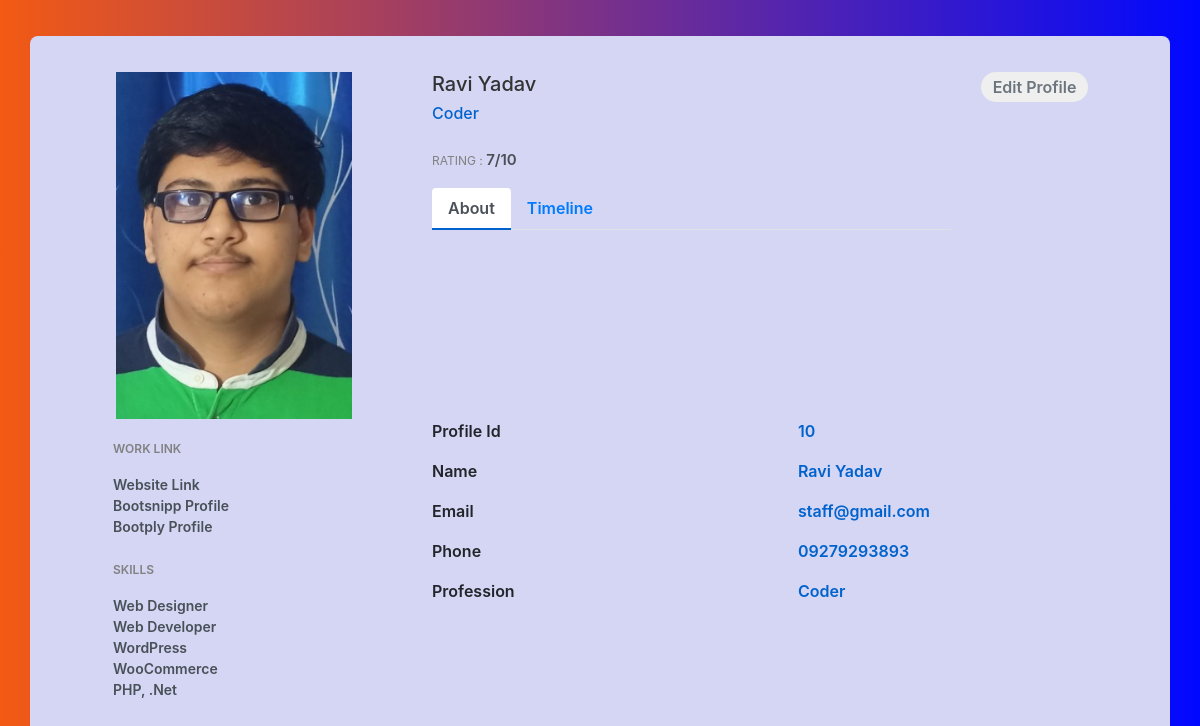
Screenshot of /details/ with the database file from the repository.
### core/models.py (models this page shows, shortened)
class Profile(models.Model):
    id = models.AutoField(primary_key=True)
    first_name = models.CharField(max_length=70)
    last_name = models.CharField(max_length=70)
    date = models.DateField()
    phone = models.BigIntegerField()
    email = models.EmailField()
    ranking = models.IntegerField()
    profession = models.CharField(max_length=200)
    status = models.CharField(choices=types,max_length=20,null=True,blank=False,default='Employee')
    present = models.BooleanField(default=False)
    image = models.ImageField()
    updated = models.DateTimeField(auto_now=True)
    shift = models.TimeField()

### core/views.py (the view)
# urls.py: path('details/', details, name= 'details'),
def details(request):
    try:
        last_face = LastFace.objects.last()
        profile = Profile.objects.get(Q(image__icontains=last_face))
    except:
        last_face = None
        profile = None
    context = {
        'profile': profile,
        'last_face': last_face
    }
    return render(request, 'core/details.html', context)

### core/models.py (called while the page is built)
    def __str__(self):
        return self.last_face

### core/templates/core/details.html (shortened to what this page needs)
{% extends "core/base.html" %}
{% load static %}
{% block content %}
{% if profile == None %}
<div class="container emp-profile">
    <div class="row">
        <div class="col-md-5">
            <div class="alert alert-warning">
                <svg width="1.0625em" height="1em" viewBox="0 0 17 16" class="bi bi-exclamation-triangle"
                    fill="currentColor" xmlns="http://www.w3.org/2000/svg">
                    <path fill-rule="evenodd"
                        d="M7.938 2.016a.146.146 0 0 0-.054.057L1.027 13.74a.176.176 0 0 0-.002.183c.016.03.037.05.054.06.015.01.034.017.066.017h13.713a.12.12 0 0 0 .066-.017.163.163 0 0 0 .055-.06.176.176 0 0 0-.003-.183L8.12 2.073a.146.146 0 0 0-.054-.057A.13.13 0 0 0 8.002 2a.13.13 0 0 0-.064.016zm1.044-.45a1.13 1.13 0 0 0-1.96 0L.165 13.233c-.457.778.091 1.767.98 1.767h13.713c.889 0 1.438-.99.98-1.767L8.982 1.566z" />
                    <path
                        d="M7.002 12a1 1 0 1 1 2 0 1 1 0 0 1-2 0zM7.1 5.995a.905.905 0 1 1 1.8 0l-.35 3.507a.552.552 0 0 1-1.1 0L7.1 5.995z" />
                </svg>
                <p><b>Note: </b>
                <ul>
                    <li>It takes some time to turn on the scanner if your computer hardware
                        does not meet the requirements of the face recognition software</li>
                    <li>consider providing good lighting and good resolution cameras
                        for the software to work properly</li>
                </ul>
                <small>(this window will disappear after running the first scan)</small>
                </p>
            </div>
        </div>
        <div class="col-md-1">
        </div>
        <div class="col-md-6">
            <div>
                <img src="{% static 'img/facedetail.jpg'%}" alt="" width="100%" height="90%">
            </div>
        </div>
    </div>
</div>
{% else %}
<div class="container emp-profile">
        <div class="row">
            <div class="col-md-4">
                <div class="profile-img">
                    <img src="{{ profile.image.url }}" alt="" />
                </div>
            </div>
            <div class="col-md-6">
                <div class="profile-head">
                    <h5>
                        {{profile.first_name}} {{profile.last_name}}
                    </h5>
                    <h6>
                        {{profile.profession }}
                    </h6>
                    <p class="proile-rating">RATING : <span>{{profile.ranking}}/10</span></p>
                    <ul class="nav nav-tabs" id="myTab" role="tablist">
                        <li class="nav-item">
                            <a class="nav-link active" id="home-tab" data-toggle="tab" href="#home" role="tab"
                                aria-controls="home" aria-selected="true">About</a>
                        </li>
                        <li class="nav-item">
                            <a class="nav-link" id="profile-tab" data-toggle="tab" href="#profile" role="tab"
                                aria-controls="profile" aria-selected="false">Timeline</a>
                        </li>
                    </ul>
                </div>
            </div>
            <div class="col-md-2">
                <a href="{% url 'edit_profile' profile.id %}"><input type="button" class="profile-edit-btn" name="btnAddMore" value="Edit Profile" /></a>
            </div>
        </div>
        <div class="row">
            <div class="col-md-4">
                <div class="profile-work">
                    <p>WORK LINK</p>
                    <a href="">Website Link</a><br />
                    <a href="">Bootsnipp Profile</a><br />
                    <a href="">Bootply Profile</a>
                    <p>SKILLS</p>
                    <a href="">Web Designer</a><br />
                    <a href="">Web Developer</a><br />
                    <a href="">WordPress</a><br />
                    <a href="">WooCommerce</a><br />
                    <a href="">PHP, .Net</a><br />
                </div>
            </div>
            <div class="col-md-8">
                <div class="tab-content profile-tab" id="myTabContent">
                    <div class="tab-pane fade show active" id="home" role="tabpanel" aria-labelledby="home-tab">
                        <div class="row">
                            <div class="col-md-6">
                                <label>Profile Id</label>
                            </div>
                            <div class="col-md-6">
                                <p>{{profile.id}}</p>
                            </div>
                        </div>
                        <div class="row">
                            <div class="col-md-6">
                                <label>Name</label>
                            </div>
                            <div class="col-md-6">
                                <p>{{profile.first_name}} {{profile.last_name}}</p>
                            </div>
                        </div>
                        <div class="row">
                            <div class="col-md-6">
                                <label>Email</label>
                            </div>
                            <div class="col-md-6">
                                <p>{{profile.email}}</p>
                            </div>
                        </div>
                        <div class="row">
                            <div class="col-md-6">
                                <label>Phone</label>
                            </div>
                            <div class="col-md-6">
                                <p>0{{profile.phone}}</p>
                            </div>
                        </div>
                        <div class="row">
                            <div class="col-md-6">
                                <label>Profession</label>
                            </div>
                            <div class="col-md-6">
                                <p>{{ profile.profession }}</p>
                            </div>
                        </div>
                    </div>
                </div>
            </div>
        </div>
</div>
{% endif %}
{% endblock content %}

### static/css/details.css (style rules this page uses)
.emp-profile { padding: 3%; margin-top: 3%; margin-bottom: 3%; border-radius: 0.5rem; background: #d4d6f4; }
.profile-img { text-align: center; }
.profile-img img { width: 70%; height: 100%; }
.profile-head h5 { color: #333; }
.profile-head h6 { color: #0062cc; }
.profile-edit-btn { border: none; border-radius: 1.5rem; margin-bottom: 10px; width: 70%; padding: 2%; font-weight: 600; color: #6c757d; cursor: pointer; }
.proile-rating { font-size: 12px; color: #818182; margin-top: 5%; }
.proile-rating span { color: #495057; font-size: 15px; font-weight: 600; }
.profile-head .nav-tabs { margin-bottom:5%; }
.profile-head .nav-tabs .nav-link { font-weight:600; border: none; }
.profile-head .nav-tabs .nav-link.active { border: none; border-bottom:2px solid #0062cc; }
.profile-work { padding: 14%; margin-top: -15%; }
.profile-work p { font-size: 12px; color: #818182; font-weight: 600; margin-top: 10%; }
.profile-work a { text-decoration: none; color: #495057; font-weight: 600; font-size: 14px; }
.profile-tab label { font-weight: 600; }
.profile-tab p { font-weight: 600; color: #0062cc; }

### static/css/body.css (style rules this page uses)
body { background: -webkit-linear-gradient(left, #f35a13, #0008ff); }

### rows the page displays
Profile: image (picture), first_name "Ravi", last_name "Yadav", profession "Coder", ranking "7", id "10", email "staff@gmail.com", phone "9279293893"
